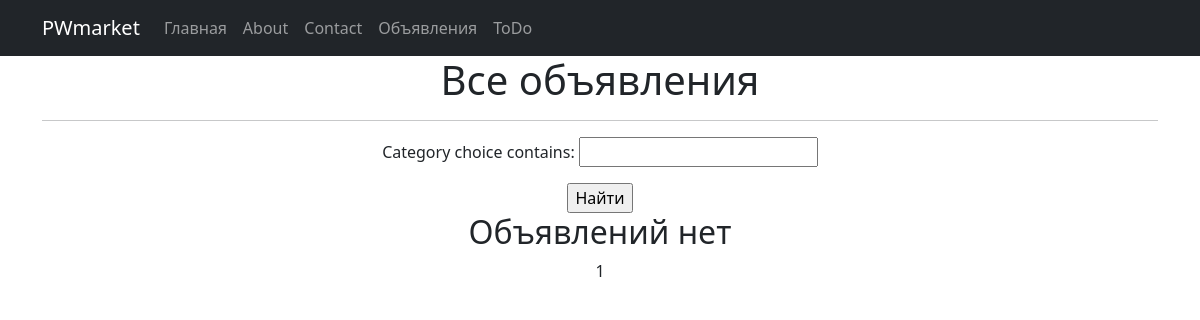
Page /lots/ on the earlier database version.
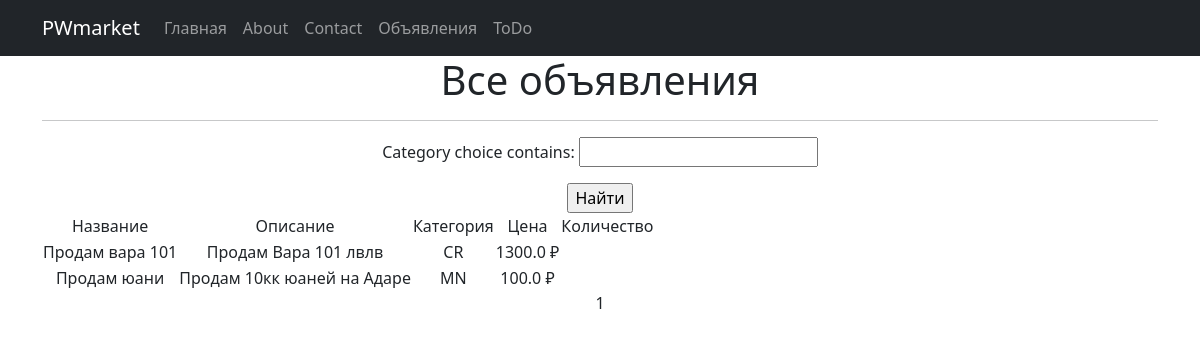
Same page on the later database version.
### market/models.py (models this page shows, shortened)
class Lots(models.Model):
    lots_user = models.ForeignKey("SiteUser", on_delete=models.CASCADE)
    CHARACTER = 'CR'
    MONEY = 'MN'
    THINGS = 'TN'
    SERVICES = 'SV'
    CATEGORY_CHOICES = (
        (CHARACTER, 'Персонаж'),
        (MONEY, 'Юани'),
        (THINGS, 'Предметы'),
        (SERVICES, 'Услуги')
    )
    category_choice = models.CharField(max_length=2, choices=CATEGORY_CHOICES)
    time_creation = models.DateTimeField(auto_created=True)
    title = models.CharField(max_length=24)
    description = models.TextField()
    price = models.FloatField(default=0.0)

### market/views.py (the view)
# urls.py: path('', LotsList.as_view()),
class LotsList(ListView):
    model = Lots
    ordering = "title"
    template_name = "lots.html"
    context_object_name = "lots"
    paginate_by = 10
    def get_queryset(self):
        queryset = super().get_queryset()
        self.filterset = LotsFilter(self.request.GET, queryset)
        return self.filterset.qs
    def get_context_data(self, **kwargs):
        context = super().get_context_data(**kwargs)
        context['filterset'] = self.filterset
        return context

### market/templatetags/custom_filters.py (called while the page is built)
@register.filter()
def currency(value, code='rub'):
   postfix = CURRENCIES_SYMBOLS[code]
   return f'{value} {postfix}'

### templates/lots.html (shortened to what this page needs)
{% extends 'flatpages/default.html' %}
{% load custom_filters %}
{% block content %}
  <h1>Все объявления</h1>
  <hr>
   <form action="" method="get">
       {{ filterset.form.as_p }}
       <input type="submit" value="Найти" />
   </form>
  {% if lots %}
      <table>
           <tr>
               <td>Название</td>
               <td>Описание</td>
               <td>Категория</td>
               <td>Цена</td>
               <td>Количество</td>
           </tr>
           {% for lot in lots %}
           <tr>
               <td>{{ lot.title }}</td>
               <td>{{ lot.description|truncatewords:15 }}</td>
               <td>{{ lot.category_choice }}</td>
               <td>{{ lot.price | currency }}</td>
           </tr>
           {% endfor %}
       </table>
  {% else %}
    <h2>Объявлений нет</h2>
  {% endif %}
   {{ page_obj.number }}
{% endblock content %}

### templates/flatpages/default.html (shortened to what this page needs)
<!DOCTYPE html>
<html lang="en">
{% load cache %}
    {% cache 30 header %}
        {% block header %}
    <head>
        {% load static %}
        <link href="{% static 'css/styles.css' %}" rel="stylesheet" />
    </head>
        {% endblock header %}
    {% endcache %}
    <body>
<nav class="navbar navbar-expand-lg navbar-dark bg-dark static-top">
   <div class="container">
       <a class="navbar-brand" href="#">PWmarket</a>
       <div class="collapse navbar-collapse" id="navbarResponsive">
           <ul class="navbar-nav ml-auto">
               <li class="nav-item active">
                   <a class="nav-link" href="#">Главная
                   </a>
               </li>
               <li class="nav-item">
                   <a class="nav-link" href="/about/">About</a>
               </li>
               <li class="nav-item">
                   <a class="nav-link" href="/contact/">Contact</a>
               </li>
               <li class="nav-item">
                   <a class="nav-link" href="/lots/">Объявления</a>
               </li>
               <li class="nav-item">
                   <a class="nav-link" href="/to_do/">ToDo</a>
               </li>
           </ul>
       </div>
   </div>
</nav>
        <div class="container">
            <div class="row">
                <div class="col-lg-12 text-center">
                    {% block content %}
                    {% endblock content %}
                </div>
            </div>
        </div>
    </body>
</html>

Differences in the rows shown:
added Lots: title "Продам вара 101", description "Продам Вара 101 лвлв", category_choice "CR", price "1300.0 ₽"
added Lots: title "Продам юани", description "Продам 10кк юаней на Адаре", category_choice "MN", price "100.0 ₽"
Other differences:
text no longer shown: "Объявлений нет"
text now shown: "Название Описание Категория Цена Количество"
